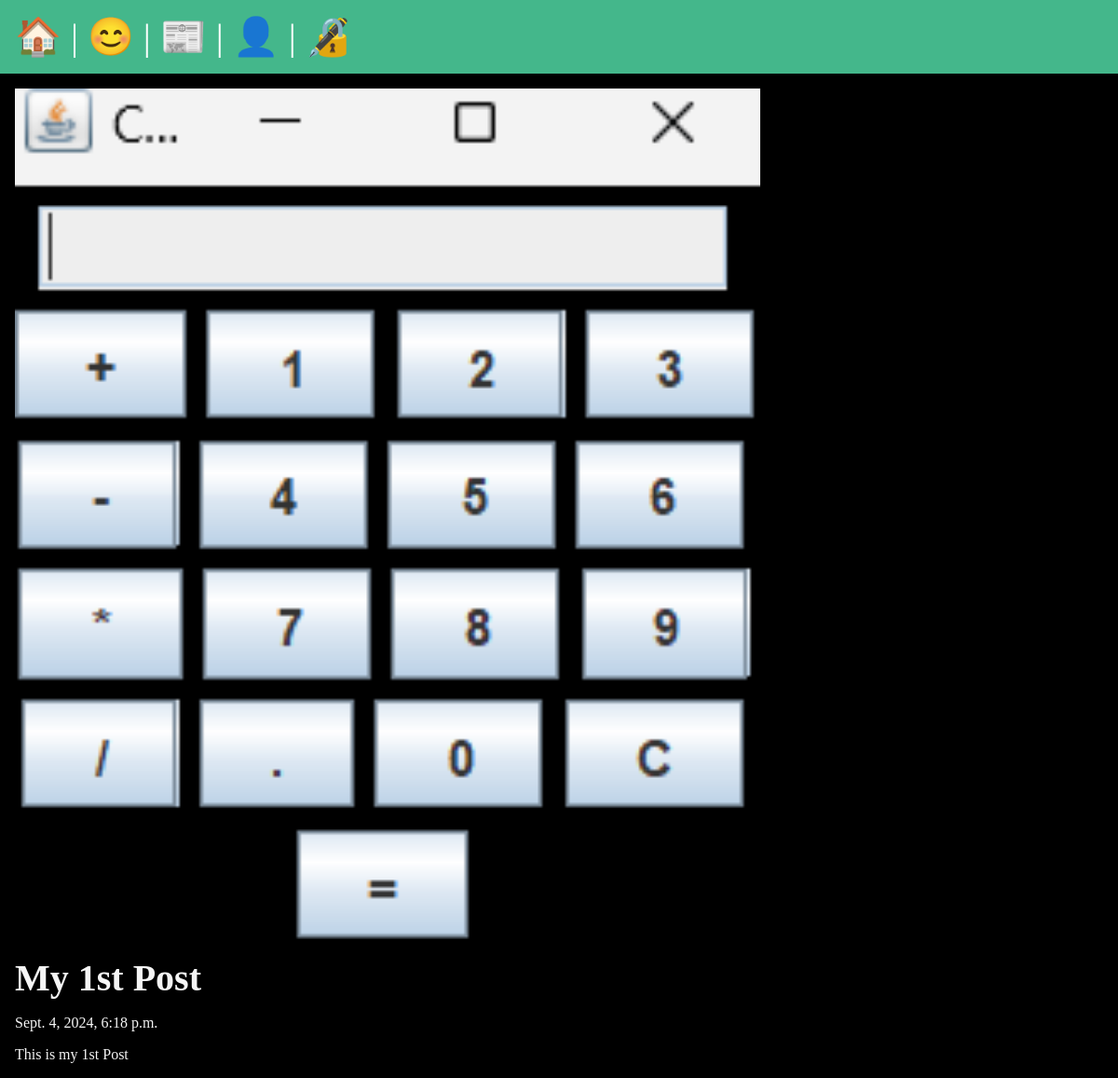
Screenshot of /posts/my-1st-post with the database file from the repository.
### posts/models.py (models this page shows, shortened)
class Post(models.Model):
    title = models.CharField(max_length=75)
    body = models.TextField()
    slug = models.SlugField()
    date = models.DateTimeField(auto_now_add=True)
    banner = models.ImageField(default='fallback.png', blank=True)
    author = models.ForeignKey(User, on_delete=models.CASCADE,default=None)

### posts/views.py (the view)
# urls.py: path('<slug:slug>',views.posts_page,name="Page"),
def posts_page(request,slug):
    slug = Post.objects.get(slug=slug)
    return render(request, 'posts/posts_page.html', {'posts': slug})

### posts/templates/posts/posts_page.html (shortened to what this page needs)
{% extends 'layout.html' %}
{% block content %}
    <section>
        <img class="banner" src="{{ posts.banner.url }}" alt="{{ posts.title }}">
        <h1>{{ posts.title }}</h1>
        <p>{{ posts.date }}</p>
        <p>{{ posts.body }}</p>
    </section>
{% endblock %}

### static/css/style.css (style rules this page uses)
* { margin: 0; padding: 0; box-sizing: border-box; }
body { min-height: 100vh; background-color: black; color: whitesmoke; font-size: 3rem; }
section { display: flex; flex-flow: column; gap: 1rem; }
h1, h2 { font-size: 2.5rem; }
p { font-size: 1rem; }
.banner { display: block; width: 100%; max-width: 800px; }

### rows the page displays
Post: banner (picture), title "My 1st Post", date "Sept. 4, 2024, 6:18 p.m.", body "This is my 1st Post"
